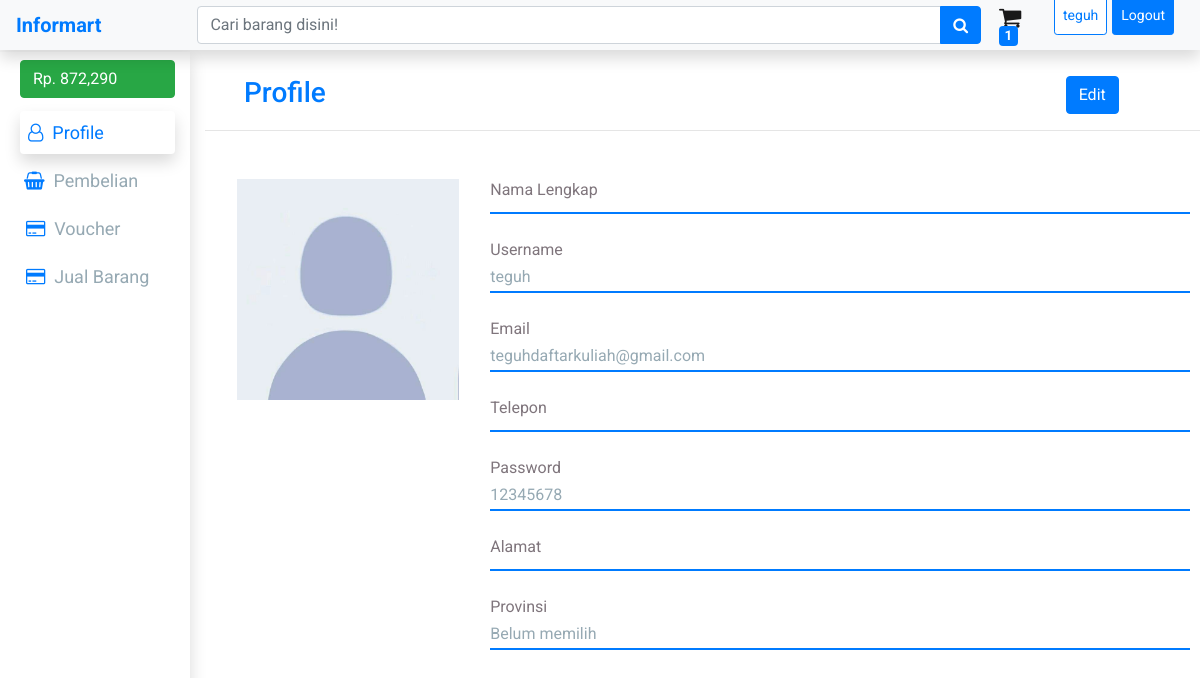
/page-profil.php (signed in), run on the app's committed database.
### tables this page shows
CREATE TABLE `user` (
  `kodeUser` int(11) NOT NULL,
  `username` varchar(255) NOT NULL,
  `fullname` varchar(255) NOT NULL,
  `email` varchar(255) NOT NULL,
  `telepon` varchar(255) NOT NULL,
  `password` varchar(255) NOT NULL,
  `foto` varchar(255) NOT NULL,
  `transaksi` int(11) NOT NULL,
  `penjualan` int(11) NOT NULL,
  `rating` float(11,2) NOT NULL,
  `saldo` int(11) NOT NULL,
  `idProvinsi` int(11) NOT NULL,
  `alamat` varchar(255) NOT NULL,
  `status` varchar(255) NOT NULL
);

CREATE TABLE `provinsi` (
  `idProvinsi` int(11) NOT NULL,
  `namaProvinsi` varchar(255) NOT NULL
);

### page-profil.php (the view, shortened to what this page needs)
<?php
    include 'config.php';
    $userID = $_SESSION['iduser'];
    $sql = "SELECT saldo FROM user WHERE kodeUser = $userID";
    $saldo = mysqli_fetch_assoc(mysqli_query($conn, $sql));
    $sql = "SELECT user.*, provinsi.namaProvinsi AS provinsi FROM user INNER JOIN provinsi USING(idProvinsi) WHERE kodeUser = $userID";
    $profile = mysqli_query($conn, $sql);
    $p = mysqli_fetch_assoc($profile);
?>
<html>
    <head>
        <link rel="stylesheet" href="https://cdn.jsdelivr.net/npm/bootstrap@4.6.1/dist/css/bootstrap.min.css">
        <link rel="stylesheet" href="https://cdnjs.cloudflare.com/ajax/libs/font-awesome/4.7.0/css/font-awesome.min.css">
    </head>
    <body>
        <?php include "nav.php"; ?>
        <div class="main pt-1">
            <div class="row mt-5">
                <div class="col-2 shadow vh-100">
                    <ul class="mt-2">
                        <li>
                            <a href="page-topup.php" class="btn btn-success mb-2" style="width: 100%; text-align:left;">Rp. <?=number_format($saldo['saldo'],0,',',',')?> </a>
                        </li>
                        <li>
                            <div class="box-active rounded p-2 shadow">
                            <i class="fa fa-user-o" aria-hidden="true"></i>  &nbsp;Profile
                            </div>
                        </li>
                        <li>
                            <div class="box p-2">
                                <a class="box focus" type="button" data-toggle="collapse" data-target="#collapseExample" aria-expanded="false" aria-controls="collapseExample">
                                <i class="fa fa-shopping-basket blue" aria-hidden="true"></i>
                                &nbsp;Pembelian
                                </a>
                            </div>
                        </li>
                        <li>
                            <div class="box p-2">
                                <a href="page-voucher.php">
                                <i class="fa fa-credit-card blue" aria-hidden="true"></i>
                                &nbsp;Voucher
                                </a>
                            </div>
                        </li>
                        <li>
                            <div class="box p-2">
                                <a href="page-jual-barang.php?check=new">
                                <i class="fa fa-credit-card blue" aria-hidden="true"></i>
                                &nbsp;Jual Barang
                                </a>
                            </div>
                        </li>
                    </ul>
                </div>
                <div class="col-10">
                    <div class="row pt-4 ml-4">
                        <div class="col-10">
                            <small class="h3 blue">Profile</small>
                        </div>
                        <div class="col-2">
                            <button type="button" class="btn btn-primary" data-toggle="modal" data-target="#staticBackdrop">Edit</button>
                        </div>
                    </div>
                    <hr>
                    <div class="row p-2">
                        <div class="col-3 mt-4 ml-4 pt-5">
                            <img id="profilpict" src="assets/profil/<?=$p['foto']?>" class="w-100">
                        </div>
                        <div class="col-8 mb-5">
                            <table id="info">
                                <form action="" enctype="multipart/form-data">
                                <tr>
                                    <td class="head">
                                        Nama Lengkap
                                    </td>
                                </tr>
                                <tr>
                                    <td>
                                        <div class="text">
                                        </div>
                                    </td>
                                </tr>
                                <tr>
                                    <td class="head">
                                        Username
                                    </td>
                                </tr>
                                <tr>
                                    <td>
                                        <div class="text">
                                            <small>
                                            <?=$p['username']?>
                                            </small>
                                        </div>
                                    </td>
                                </tr>
                                <tr>
                                    <td class="head">
                                        Email
                                    </td>
                                </tr>
                                <tr>
                                    <td>
                                        <div class="text">
                                            <small>
                                            <?=$p['email']?>
                                            </small>
                                        </div>
                                    </td>
                                </tr>
                                <tr>
                                    <td class="head">
                                        Telepon
                                    </td>
                                </tr>
                                <tr>
                                    <td>
                                        <div class="text">
                                        </div>
                                    </td>
                                </tr>
                                <tr>
                                    <td class="head">
                                        Password
                                    </td>
                                </tr>
                                <tr>
                                    <td>
                                        <div class="text">
                                            <small>
                                            <?=$p['password']?>
                                            </small>
                                        </div>
                                    </td>
                                </tr>
                                <tr>
                                    <td class="head">
                                        Alamat
                                    </td>
                                </tr>
                                <tr>
                                    <td>
                                        <div class="text">
                                        </div>
                                    </td>
                                </tr>
                                <tr>
                                    <td class="head">
                                        Provinsi
                                    </td>
                                </tr>
                                <tr>
                                    <td>
                                        <div class="text">
                                            <small>
                                            <?=$p['provinsi']?>
                                            </small>
                                        </div>
                                    </td>
                                </tr>
                                </form>
                            </table>
                        </div>
                    </div>
                </div>
            </div>
        </div>
    </body>
</html>

### page-profil.php (style rules this page uses)
body { font-family: 'Roboto'; }
li { list-style-type:none; margin-left: -20px; margin-top: 5px ; font-size: large; }
.box { color: #96a9b3; margin-left: -2px; }
.box a { color: #96a9b3; }
.box-active { color: #007bff; background-color: white; }
.blue { color: #007bff; }
img { margin-top: -48px; }
.head { color: #7f757c; padding-top: 25px; }
td :not(.head, small) { border-bottom-style: solid; border-width: 2px; border-bottom-color: #007bff; }
.text { padding: 6px 0 5px 0; color: #96a9b3; width: 700px; }
td small { font-size: 16px; }
#info td { width: 250px; }
.box a ,.card-body a { text-decoration: none; }

### data on the page
user: saldo "872,290", foto (placeholder picture), username "teguh", email "teguhdaftarkuliah@gmail.com", password "12345678", idProvinsi.namaProvinsi "Belum memilih"

### other printed values
$cartStack "1"
$userName "teguh"
